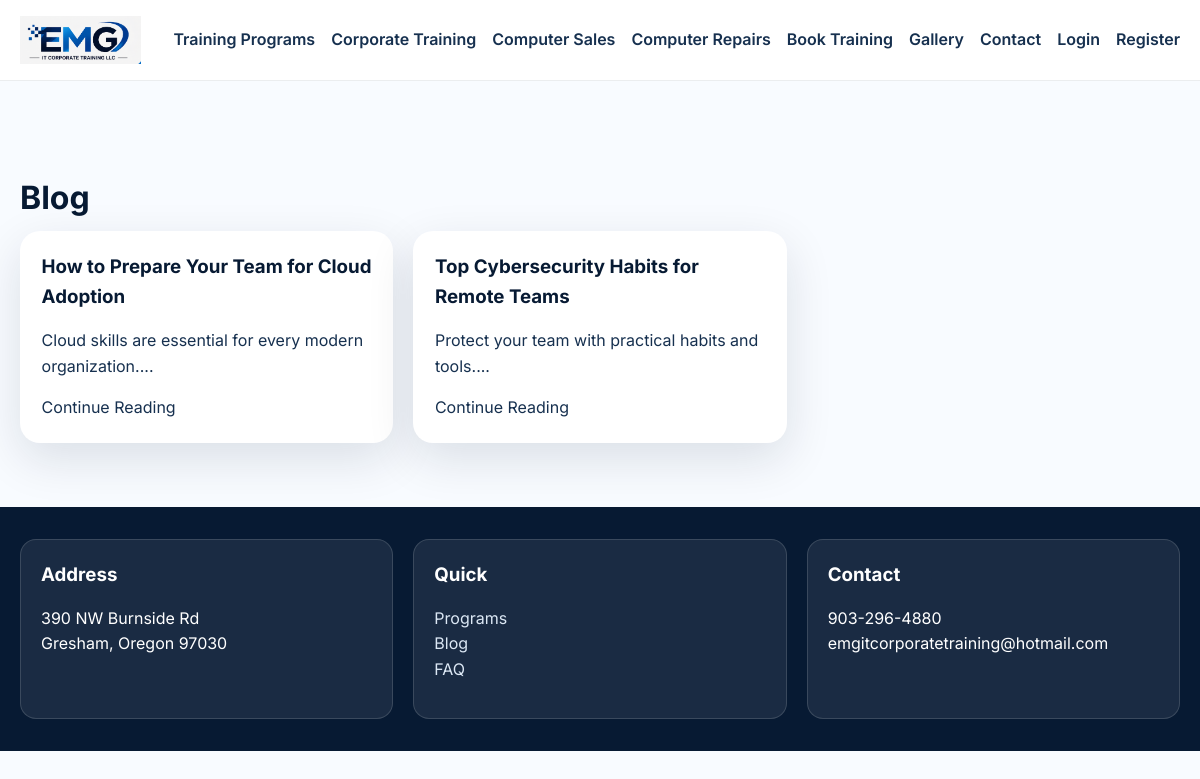
Page /blog on the committed database.
### models.py (models this page shows)
class BlogPost(db.Model):
    id = db.Column(db.Integer, primary_key=True)
    title = db.Column(db.String(200), nullable=False)
    slug = db.Column(db.String(200), unique=True, nullable=False)
    content = db.Column(db.Text, nullable=False)
    published = db.Column(db.Boolean, default=True)
    created_at = db.Column(db.DateTime, server_default=db.func.now())

### app.py (the view)
@app.route('/blog')
def blog():
    posts = BlogPost.query.filter_by(published=True).all()
    return render_template('blog.html', posts=posts)

### templates/blog.html (shortened to what this page needs)
{% extends 'base.html' %}
{% block content %}
<section class="section">
  <div class="container">
    <h1 class="section-title">Blog</h1>
    <div class="grid cards-3">
      {% for post in posts %}
      <div class="card">
        <h3>{{ post.title }}</h3>
        <p>{{ post.content[:180] }}...</p>
        <a href="{{ url_for('blog_post', slug=post.slug) }}">Continue Reading</a>
      </div>
      {% endfor %}
    </div>
  </div>
</section>
{% endblock %}

### static/css/styles.css (style rules this page uses)
:root { --navy: #071a33; --blue: #1f5eff; --sky: #5bb8ff; --white: #f8fbff; --gray: #f2f6fb; --text: #16304f; --muted: #61748d; --shadow: 0 16px 48px rgba(7, 26, 51, 0.12); }
* { box-sizing: border-box; }
body { margin: 0; font-family: 'Inter', sans-serif; background: var(--white); color: var(--text); line-height: 1.6; }
a { color: inherit; text-decoration: none; }
.container { width: min(1160px, calc(100% - 2rem)); margin: 0 auto; }
.section { padding: 4rem 0; }
.section-title { font-size: 2rem; margin-bottom: .5rem; color: var(--navy); }
.grid { display: grid; gap: 1.25rem; }
.cards-3 { grid-template-columns: repeat(3, minmax(0,1fr)); }
.card { background: white; border-radius: 1.25rem; padding: 1.35rem; box-shadow: var(--shadow); }
.card h3 { margin-top: 0; margin-bottom: .5rem; color: var(--navy); }

### rows in the picture
BlogPost: title "How to Prepare Your Team for Cloud Adoption", content "Cloud skills are essential for every modern organization."
BlogPost: title "Top Cybersecurity Habits for Remote Teams", content "Protect your team with practical habits and tools."
